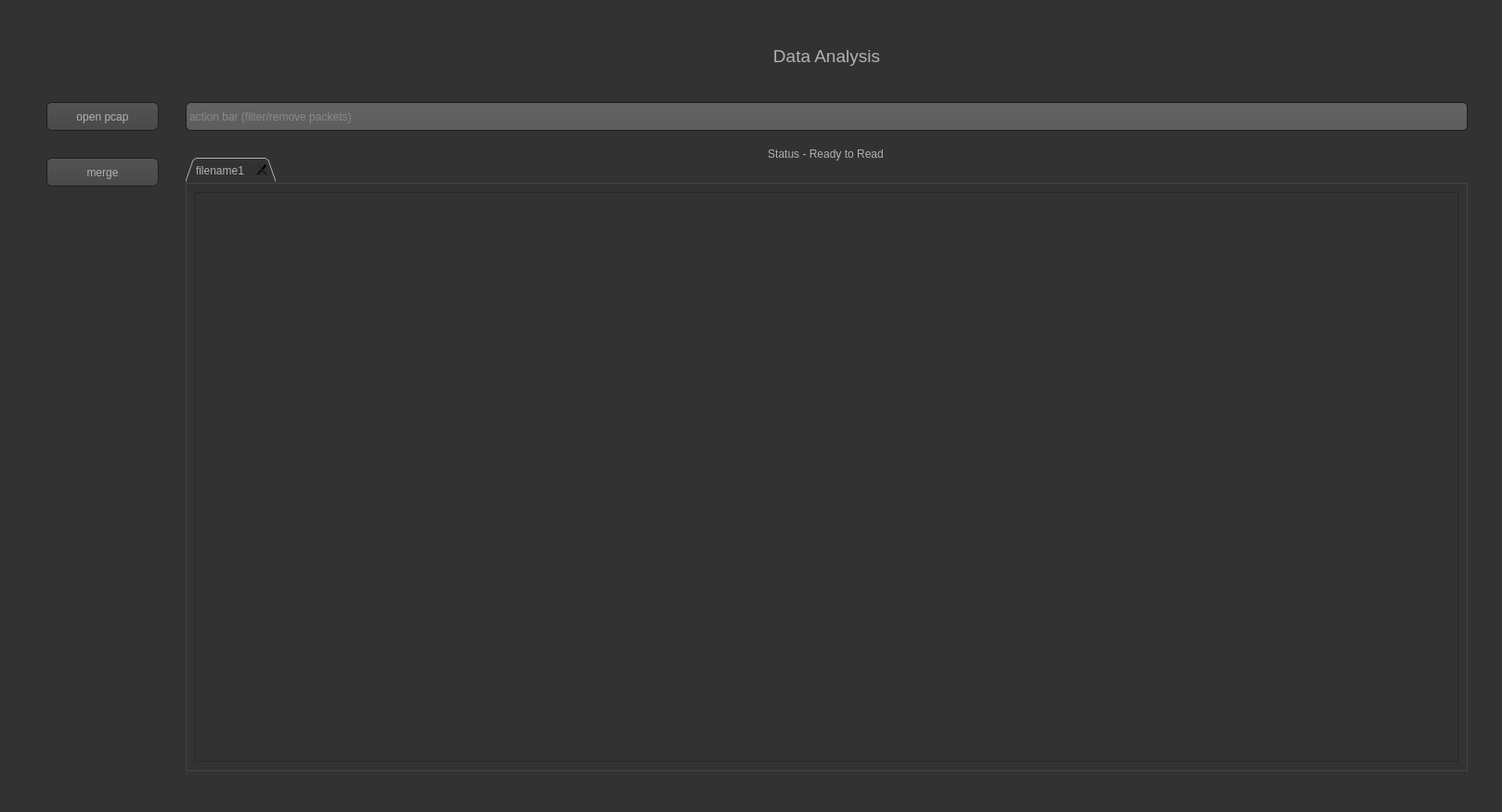
<?xml version="1.0" encoding="UTF-8"?>
<ui version="4.0">
 <class>Form</class>
 <widget class="QWidget" name="Form">
  <property name="geometry">
   <rect>
    <x>0</x>
    <y>0</y>
    <width>1618</width>
    <height>875</height>
   </rect>
  </property>
  <property name="windowTitle">
   <string>Form</string>
  </property>
  <property name="styleSheet">
   <string notr="true">QLabel::hover
{
	background-color: rgb(207,221,255)
}


QToolTip
{
     border: 1px solid black;
     background-color: #ffa02f;
     padding: 1px;
     border-radius: 3px;
     opacity: 100;
}

QWidget
{
    color: #b1b1b1;
    background-color: #323232;
}

QTreeView, QListView
{
    background-color: silver;
    margin-left: 5px;
}

QWidget:item:hover
{
    background-color: QLinearGradient( x1: 0, y1: 0, x2: 0, y2: 1, stop: 0 #ffa02f, stop: 1 #ca0619);
    color: #000000;
}

QWidget:item:selected
{
    background-color: QLinearGradient( x1: 0, y1: 0, x2: 0, y2: 1, stop: 0 #ffa02f, stop: 1 #d7801a);
}

QMenuBar::item
{
    background: transparent;
}

QMenuBar::item:selected
{
    background: transparent;
    border: 1px solid #ffaa00;
}

QMenuBar::item:pressed
{
    background: #444;
    border: 1px solid #000;
    background-color: QLinearGradient(
        x1:0, y1:0,
        x2:0, y2:1,
        stop:1 #212121,
        stop:0.4 #343434/*,
        stop:0.2 #343434,
        stop:0.1 #ffaa00*/
    );
    margin-bottom:-1px;
    padding-bottom:1px;
}

QMenu
{
    border: 1px solid #000;
}

QMenu::item
{
    padding: 2px 20px 2px 20px;
}

QMenu::item:selected
{
    color: #000000;
}

QWidget:disabled
{
    color: #808080;
    background-color: #323232;
}

QAbstractItemView
{
    background-color: QLinearGradient( x1: 0, y1: 0, x2: 0, y2: 1, stop: 0 #4d4d4d, stop: 0.1 #646464, stop: 1 #5d5d5d);
}

QWidget:focus
{
    /*border: 1px solid darkgray;*/
}

QLineEdit
{
    background-color: QLinearGradient( x1: 0, y1: 0, x2: 0, y2: 1, stop: 0 #4d4d4d, stop: 0 #646464, stop: 1 #5d5d5d);
    padding: 1px;
    border-style: solid;
    border: 1px solid #1e1e1e;
    border-radius: 5;
}

QPushButton
{
    color: #b1b1b1;
    background-color: QLinearGradient( x1: 0, y1: 0, x2: 0, y2: 1, stop: 0 #565656, stop: 0.1 #525252, stop: 0.5 #4e4e4e, stop: 0.9 #4a4a4a, stop: 1 #464646);
    border-width: 1px;
    border-color: #1e1e1e;
    border-style: solid;
    border-radius: 6;
    padding: 3px;
    font-size: 12px;
    padding-left: 5px;
    padding-right: 5px;
    min-width: 40px;
}

QPushButton:pressed
{
    background-color: QLinearGradient( x1: 0, y1: 0, x2: 0, y2: 1, stop: 0 #2d2d2d, stop: 0.1 #2b2b2b, stop: 0.5 #292929, stop: 0.9 #282828, stop: 1 #252525);
}

QComboBox
{
    selection-background-color: #ffaa00;
    background-color: QLinearGradient( x1: 0, y1: 0, x2: 0, y2: 1, stop: 0 #565656, stop: 0.1 #525252, stop: 0.5 #4e4e4e, stop: 0.9 #4a4a4a, stop: 1 #464646);
    border-style: solid;
    border: 1px solid #1e1e1e;
    border-radius: 5;
}

QComboBox:hover,QPushButton:hover
{
    border: 2px solid QLinearGradient( x1: 0, y1: 0, x2: 0, y2: 1, stop: 0 #ffa02f, stop: 1 #d7801a);
}


QComboBox:on
{
    padding-top: 3px;
    padding-left: 4px;
    background-color: QLinearGradient( x1: 0, y1: 0, x2: 0, y2: 1, stop: 0 #2d2d2d, stop: 0.1 #2b2b2b, stop: 0.5 #292929, stop: 0.9 #282828, stop: 1 #252525);
    selection-background-color: #ffaa00;
}

QComboBox QAbstractItemView
{
    border: 2px solid darkgray;
    selection-background-color: QLinearGradient( x1: 0, y1: 0, x2: 0, y2: 1, stop: 0 #ffa02f, stop: 1 #d7801a);
}

QComboBox::drop-down
{
     subcontrol-origin: padding;
     subcontrol-position: top right;
     width: 15px;

     border-left-width: 0px;
     border-left-color: darkgray;
     border-left-style: solid; /* just a single line */
     border-top-right-radius: 3px; /* same radius as the QComboBox */
     border-bottom-right-radius: 3px;
 }

QComboBox::down-arrow
{
     image: url(:/dark_orange/img/down_arrow.png);
}

QGroupBox
{
    border: 1px solid darkgray;
    margin-top: 10px;
}

QGroupBox:focus
{
    border: 1px solid darkgray;
}

QTextEdit:focus
{
    border: 1px solid darkgray;
}

QScrollBar:horizontal {
     border: 1px solid #222222;
     background: QLinearGradient( x1: 0, y1: 0, x2: 0, y2: 1, stop: 0.0 #121212, stop: 0.2 #282828, stop: 1 #484848);
     height: 7px;
     margin: 0px 16px 0 16px;
}

QScrollBar::handle:horizontal
{
      background: QLinearGradient( x1: 0, y1: 0, x2: 1, y2: 0, stop: 0 #ffa02f, stop: 0.5 #d7801a, stop: 1 #ffa02f);
      min-height: 20px;
      border-radius: 2px;
}

QScrollBar::add-line:horizontal {
      border: 1px solid #1b1b19;
      border-radius: 2px;
      background: QLinearGradient( x1: 0, y1: 0, x2: 1, y2: 0, stop: 0 #ffa02f, stop: 1 #d7801a);
      width: 14px;
      subcontrol-position: right;
      subcontrol-origin: margin;
}

QScrollBar::sub-line:horizontal {
      border: 1px solid #1b1b19;
      border-radius: 2px;
      background: QLinearGradient( x1: 0, y1: 0, x2: 1, y2: 0, stop: 0 #ffa02f, stop: 1 #d7801a);
      width: 14px;
     subcontrol-position: left;
     subcontrol-origin: margin;
}

QScrollBar::right-arrow:horizontal, QScrollBar::left-arrow:horizontal
{
      border: 1px solid black;
      width: 1px;
      height: 1px;
      background: white;
}

QScrollBar::add-page:horizontal, QScrollBar::sub-page:horizontal
{
      background: none;
}

QScrollBar:vertical
{
      background: QLinearGradient( x1: 0, y1: 0, x2: 1, y2: 0, stop: 0.0 #121212, stop: 0.2 #282828, stop: 1 #484848);
      width: 7px;
      margin: 16px 0 16px 0;
      border: 1px solid #222222;
}

QScrollBar::handle:vertical
{
      background: QLinearGradient( x1: 0, y1: 0, x2: 0, y2: 1, stop: 0 #ffa02f, stop: 0.5 #d7801a, stop: 1 #ffa02f);
      min-height: 20px;
      border-radius: 2px;
}

QScrollBar::add-line:vertical
{
      border: 1px solid #1b1b19;
      border-radius: 2px;
      background: QLinearGradient( x1: 0, y1: 0, x2: 0, y2: 1, stop: 0 #ffa02f, stop: 1 #d7801a);
      height: 14px;
      subcontrol-position: bottom;
      subcontrol-origin: margin;
}

QScrollBar::sub-line:vertical
{
      border: 1px solid #1b1b19;
      border-radius: 2px;
      background: QLinearGradient( x1: 0, y1: 0, x2: 0, y2: 1, stop: 0 #d7801a, stop: 1 #ffa02f);
      height: 14px;
      subcontrol-position: top;
      subcontrol-origin: margin;
}

QScrollBar::up-arrow:vertical, QScrollBar::down-arrow:vertical
{
      border: 1px solid black;
      width: 1px;
      height: 1px;
      background: white;
}


QScrollBar::add-page:vertical, QScrollBar::sub-page:vertical
{
      background: none;
}

QTextEdit
{
    background-color: #242424;
}

QPlainTextEdit
{
    background-color: #242424;
}

QHeaderView::section
{
    background-color: QLinearGradient(x1:0, y1:0, x2:0, y2:1, stop:0 #616161, stop: 0.5 #505050, stop: 0.6 #434343, stop:1 #656565);
    color: white;
    padding-left: 4px;
    border: 1px solid #6c6c6c;
}

QCheckBox:disabled
{
color: #414141;
}

QDockWidget::title
{
    text-align: center;
    spacing: 3px; /* spacing between items in the tool bar */
    background-color: QLinearGradient(x1:0, y1:0, x2:0, y2:1, stop:0 #323232, stop: 0.5 #242424, stop:1 #323232);
}

QDockWidget::close-button, QDockWidget::float-button
{
    text-align: center;
    spacing: 1px; /* spacing between items in the tool bar */
    background-color: QLinearGradient(x1:0, y1:0, x2:0, y2:1, stop:0 #323232, stop: 0.5 #242424, stop:1 #323232);
}

QDockWidget::close-button:hover, QDockWidget::float-button:hover
{
    background: #242424;
}

QDockWidget::close-button:pressed, QDockWidget::float-button:pressed
{
    padding: 1px -1px -1px 1px;
}

QMainWindow::separator
{
    background-color: QLinearGradient(x1:0, y1:0, x2:0, y2:1, stop:0 #161616, stop: 0.5 #151515, stop: 0.6 #212121, stop:1 #343434);
    color: white;
    padding-left: 4px;
    border: 1px solid #4c4c4c;
    spacing: 3px; /* spacing between items in the tool bar */
}

QMainWindow::separator:hover
{

    background-color: QLinearGradient(x1:0, y1:0, x2:0, y2:1, stop:0 #d7801a, stop:0.5 #b56c17 stop:1 #ffa02f);
    color: white;
    padding-left: 4px;
    border: 1px solid #6c6c6c;
    spacing: 3px; /* spacing between items in the tool bar */
}

QToolBar::handle
{
     spacing: 3px; /* spacing between items in the tool bar */
     background: url(:/dark_orange/img/handle.png);
}

QMenu::separator
{
    height: 2px;
    background-color: QLinearGradient(x1:0, y1:0, x2:0, y2:1, stop:0 #161616, stop: 0.5 #151515, stop: 0.6 #212121, stop:1 #343434);
    color: white;
    padding-left: 4px;
    margin-left: 10px;
    margin-right: 5px;
}

QProgressBar
{
    border: 2px solid grey;
    border-radius: 5px;
    text-align: center;
}

QProgressBar::chunk
{
    background-color: #d7801a;
    width: 2.15px;
    margin: 0.5px;
}

QTabBar::tab {
    color: #b1b1b1;
    border: 1px solid #444;
    border-bottom-style: none;
    background-color: #323232;
    padding-left: 10px;
    padding-right: 10px;
    padding-top: 3px;
    padding-bottom: 2px;
    margin-right: -1px;
}

QTabWidget::pane {
    border: 1px solid #444;
    top: 1px;
}

QTabBar::tab:last
{
    margin-right: 0; /* the last selected tab has nothing to overlap with on the right */
    border-top-right-radius: 3px;
}

QTabBar::tab:first:!selected
{
 margin-left: 0px; /* the last selected tab has nothing to overlap with on the right */


    border-top-left-radius: 3px;
}

QTabBar::tab:!selected
{
    color: #b1b1b1;
    border-bottom-style: solid;
    margin-top: 3px;
    background-color: QLinearGradient(x1:0, y1:0, x2:0, y2:1, stop:1 #212121, stop:.4 #343434);
}

QTabBar::tab:selected
{
    border-top-left-radius: 3px;
    border-top-right-radius: 3px;
    margin-bottom: 0px;
}

QTabBar::tab:!selected:hover
{
    /*border-top: 2px solid #ffaa00;
    padding-bottom: 3px;*/
    border-top-left-radius: 3px;
    border-top-right-radius: 3px;
    background-color: QLinearGradient(x1:0, y1:0, x2:0, y2:1, stop:1 #212121, stop:0.4 #343434, stop:0.2 #343434, stop:0.1 #ffaa00);
}

QRadioButton::indicator:checked, QRadioButton::indicator:unchecked{
    color: #b1b1b1;
    background-color: #323232;
    border: 1px solid #b1b1b1;
    border-radius: 6px;
}

QRadioButton::indicator:checked
{
    background-color: qradialgradient(
        cx: 0.5, cy: 0.5,
        fx: 0.5, fy: 0.5,
        radius: 1.0,
        stop: 0.25 #ffaa00,
        stop: 0.3 #323232
    );
}

QCheckBox::indicator{
    color: #b1b1b1;
    background-color: #323232;
    border: 1px solid #b1b1b1;
    width: 9px;
    height: 9px;
}

QRadioButton::indicator
{
    border-radius: 6px;
}

QRadioButton::indicator:hover, QCheckBox::indicator:hover
{
    border: 1px solid #ffaa00;
}

QCheckBox::indicator:checked
{
    image:url(:/dark_orange/img/checkbox.png);
}

QCheckBox::indicator:disabled, QRadioButton::indicator:disabled
{
    border: 1px solid #444;
}


QSlider::groove:horizontal {
    border: 1px solid #3A3939;
    height: 8px;
    background: #201F1F;
    margin: 2px 0;
    border-radius: 2px;
}

QSlider::handle:horizontal {
    background: QLinearGradient( x1: 0, y1: 0, x2: 0, y2: 1,
      stop: 0.0 silver, stop: 0.2 #a8a8a8, stop: 1 #727272);
    border: 1px solid #3A3939;
    width: 14px;
    height: 14px;
    margin: -4px 0;
    border-radius: 2px;
}

QSlider::groove:vertical {
    border: 1px solid #3A3939;
    width: 8px;
    background: #201F1F;
    margin: 0 0px;
    border-radius: 2px;
}

QSlider::handle:vertical {
    background: QLinearGradient( x1: 0, y1: 0, x2: 0, y2: 1, stop: 0.0 silver,
      stop: 0.2 #a8a8a8, stop: 1 #727272);
    border: 1px solid #3A3939;
    width: 14px;
    height: 14px;
    margin: 0 -4px;
    border-radius: 2px;
}

QAbstractSpinBox {
    padding-top: 2px;
    padding-bottom: 2px;
    border: 1px solid darkgray;

    border-radius: 2px;
    min-width: 50px;
}</string>
  </property>
  <widget class="QLineEdit" name="action_bar">
   <property name="geometry">
    <rect>
     <x>200</x>
     <y>110</y>
     <width>1381</width>
     <height>31</height>
    </rect>
   </property>
   <property name="text">
    <string/>
   </property>
   <property name="placeholderText">
    <string>action bar (filter/remove packets)</string>
   </property>
   <property name="clearButtonEnabled">
    <bool>true</bool>
   </property>
  </widget>
  <widget class="QTabWidget" name="tab_father">
   <property name="geometry">
    <rect>
     <x>200</x>
     <y>170</y>
     <width>1381</width>
     <height>661</height>
    </rect>
   </property>
   <property name="tabShape">
    <enum>QTabWidget::Triangular</enum>
   </property>
   <property name="currentIndex">
    <number>0</number>
   </property>
   <property name="documentMode">
    <bool>false</bool>
   </property>
   <property name="tabsClosable">
    <bool>true</bool>
   </property>
   <property name="movable">
    <bool>true</bool>
   </property>
   <property name="tabBarAutoHide">
    <bool>false</bool>
   </property>
   <widget class="QWidget" name="tab1">
    <attribute name="title">
     <string>filename1</string>
    </attribute>
    <layout class="QVBoxLayout" name="verticalLayout_6">
     <item>
      <widget class="QScrollArea" name="scrollArea">
       <property name="widgetResizable">
        <bool>true</bool>
       </property>
       <widget class="QWidget" name="scrollAreaWidgetContents_2">
        <property name="geometry">
         <rect>
          <x>0</x>
          <y>0</y>
          <width>1359</width>
          <height>616</height>
         </rect>
        </property>
        <layout class="QVBoxLayout" name="verticalLayout_14">
         <item>
          <layout class="QVBoxLayout" name="table_view"/>
         </item>
        </layout>
       </widget>
      </widget>
     </item>
    </layout>
   </widget>
  </widget>
  <widget class="QPushButton" name="btn_open_pcap">
   <property name="geometry">
    <rect>
     <x>50</x>
     <y>110</y>
     <width>121</width>
     <height>31</height>
    </rect>
   </property>
   <property name="text">
    <string>open pcap</string>
   </property>
  </widget>
  <widget class="QPushButton" name="btn_merge">
   <property name="geometry">
    <rect>
     <x>50</x>
     <y>170</y>
     <width>121</width>
     <height>31</height>
    </rect>
   </property>
   <property name="text">
    <string>merge</string>
   </property>
  </widget>
  <widget class="QWidget" name="verticalLayoutWidget">
   <property name="geometry">
    <rect>
     <x>200</x>
     <y>20</y>
     <width>1381</width>
     <height>80</height>
    </rect>
   </property>
   <layout class="QVBoxLayout" name="verticalLayout_2">
    <item>
     <widget class="QLabel" name="label">
      <property name="styleSheet">
       <string notr="true">QLabel{
font-size: 19px;
background-color: transparent;
}</string>
      </property>
      <property name="text">
       <string>Data Analysis</string>
      </property>
      <property name="alignment">
       <set>Qt::AlignCenter</set>
      </property>
     </widget>
    </item>
   </layout>
  </widget>
  <widget class="QWidget" name="verticalLayoutWidget_2">
   <property name="geometry">
    <rect>
     <x>439</x>
     <y>150</y>
     <width>901</width>
     <height>31</height>
    </rect>
   </property>
   <layout class="QVBoxLayout" name="verticalLayout">
    <item>
     <widget class="QLabel" name="status">
      <property name="styleSheet">
       <string notr="true">QLabel{
background-color: transparent;
}</string>
      </property>
      <property name="text">
       <string>Status - Ready to Read</string>
      </property>
      <property name="alignment">
       <set>Qt::AlignCenter</set>
      </property>
     </widget>
    </item>
   </layout>
  </widget>
 </widget>
 <resources/>
 <connections/>
</ui>
